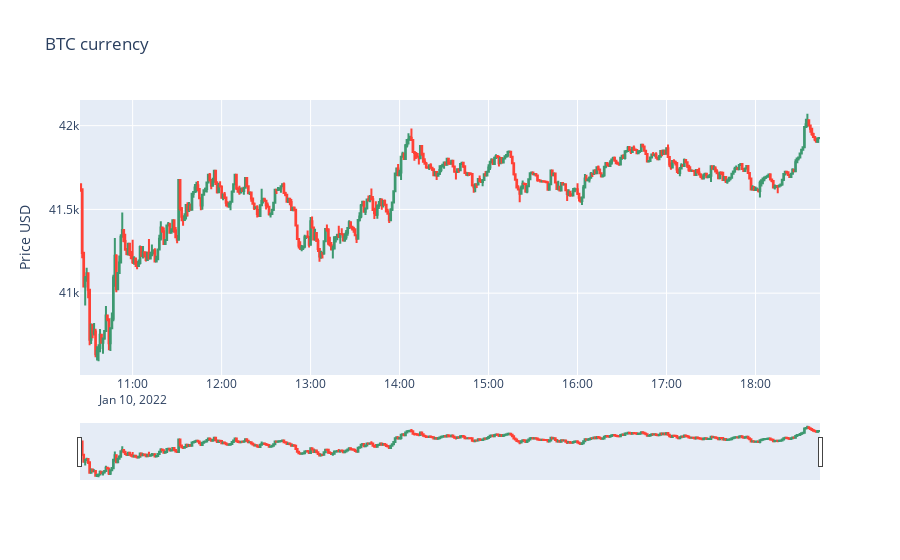

Notebook code cell kept with this figure:
### Code cell
trace = go.Candlestick(x=df.time,
                       open=df.open,
                       high=df.high,
                       low=df.low,
                       close=df.close)
data = [trace]
layout = {
    'title': f"{CRYPTO_SYMBOL} currency",
    'yaxis': {'title': 'Price USD'},
}
fig = dict(data=data, layout=layout)
iplot(fig)

### Figure 1 — Plotly figure (JSON) as saved in the notebook; plotly's stock layout.template omitted (floating-point values rounded to 4 significant figures; data arrays with more than 128 entries replaced by an {"elided": "..."} marker saying what was removed)
{"data": [{"close": {"elided": "500 float values"}, "high": {"elided": "500 float values"}, "low": {"elided": "500 float values"}, "open": {"elided": "500 float values"}, "type": "candlestick", "x": {"elided": "500 str values"}}], "layout": {"autosize": true, "title": {"text": "BTC currency"}, "xaxis": {"autorange": true, "range": ["2022-01-10 10:24:30", "2022-01-10 18:43:30"], "rangeslider": {"autorange": true, "range": ["2022-01-10 10:24:30", "2022-01-10 18:43:30"], "yaxis": {"_template": null, "rangemode": "match"}}, "type": "date"}, "yaxis": {"autorange": true, "range": [40510.0, 42150.0], "title": {"text": "Price USD"}}}}
